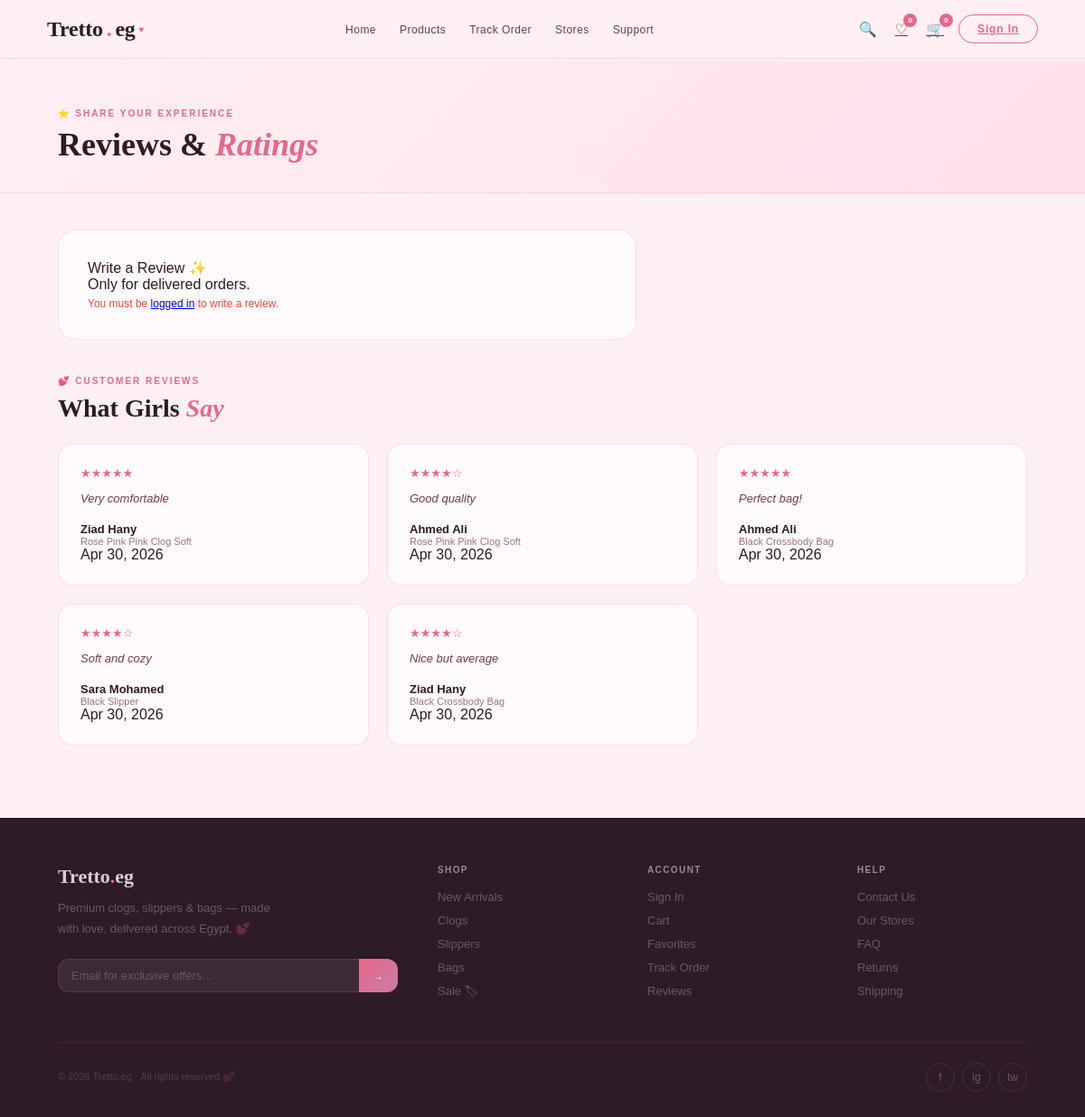
Before: /MVC/View/GUI/reviews.php with the older database file.
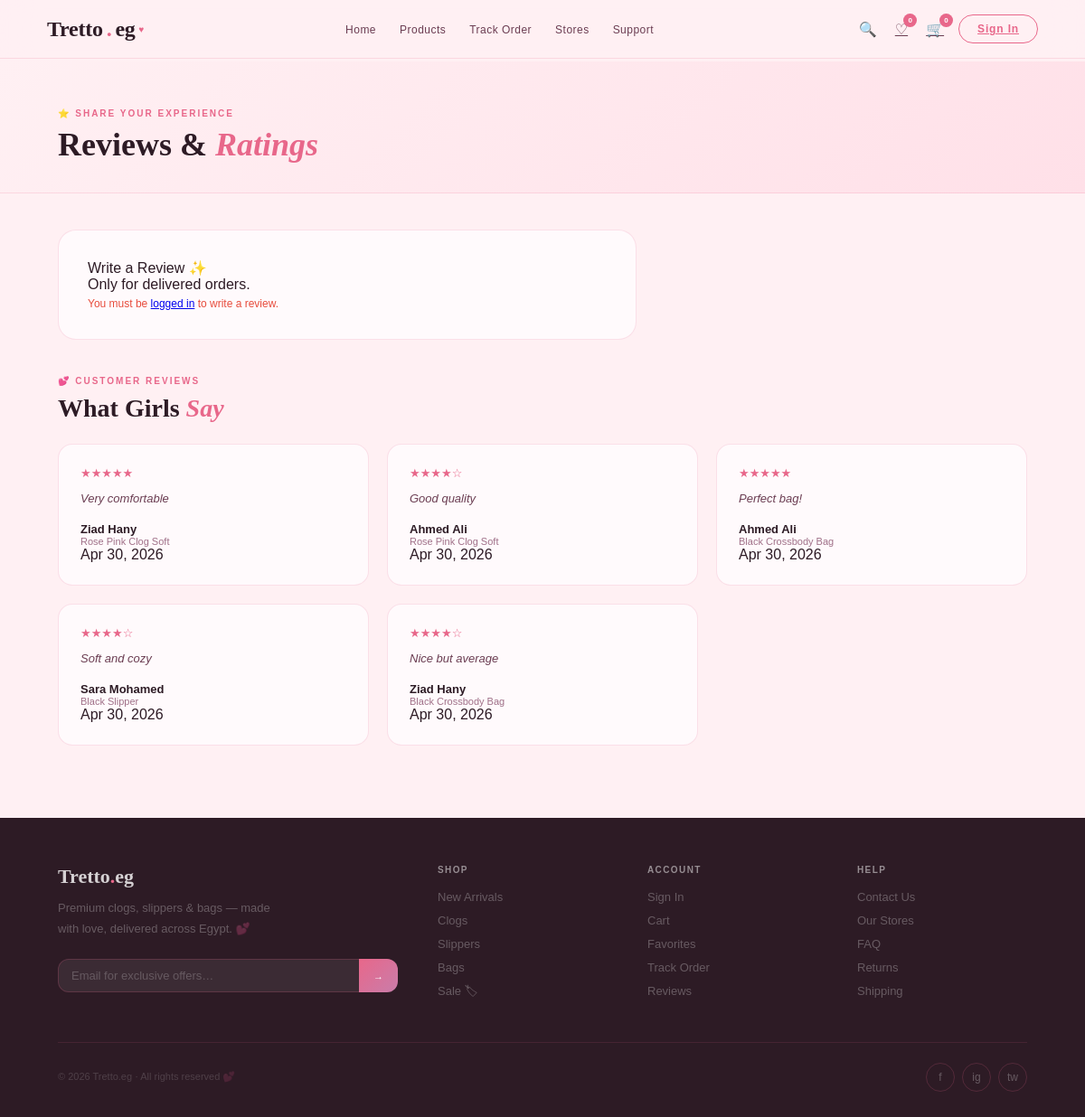
After: the same page with the newer database file.
### tables this page shows
CREATE TABLE review (
    review_ID INT PRIMARY KEY AUTO_INCREMENT,
    prod_ID INT,
    userID INT,
    rating DECIMAL(3,2),
    comment TEXT,
    reviewDate TIMESTAMP DEFAULT CURRENT_TIMESTAMP,
    helpful_count INT DEFAULT 0,
    FOREIGN KEY (prod_ID) REFERENCES product(PID) ON DELETE CASCADE,
    FOREIGN KEY (userID) REFERENCES users(userID) ON DELETE CASCADE
);

CREATE TABLE product (
    PID INT PRIMARY KEY AUTO_INCREMENT,
    name VARCHAR(255) NOT NULL,
    price DECIMAL(10,2) NOT NULL,
    descriptions TEXT,
    category VARCHAR(100),
    Number_Of_Sells INT DEFAULT 0,
    created_at TIMESTAMP DEFAULT CURRENT_TIMESTAMP,
    BranchID INT,
    FOREIGN KEY (BranchID) REFERENCES StoreLocation(BranchID)
);

CREATE TABLE users (
    userID INT PRIMARY KEY AUTO_INCREMENT,
    name VARCHAR(255),
    email VARCHAR(100) UNIQUE,
    phone VARCHAR(20),
    password VARCHAR(255),
    address VARCHAR(255),
    city VARCHAR(100),
    country VARCHAR(100),
    role ENUM('user','admin') DEFAULT 'user',
    registrationDate TIMESTAMP DEFAULT CURRENT_TIMESTAMP
);

### MVC/Model/reviews.php (called while the page is built, shortened)
<?php
class ReviewModel
{
    private mysqli $conn;
    public function __construct(mysqli $conn)
    {
        $this->conn = $conn;
    }
    public function getAllReviews(): array
    {
        $result = $this->conn->query("
            SELECT
                r.review_ID,
                r.rating,
                r.comment,
                r.reviewDate,
                r.helpful_count,
                u.name AS user_name,
                p.name AS product_name
            FROM review r
            LEFT JOIN users u ON r.userID = u.userID
            LEFT JOIN product p ON r.prod_ID = p.PID
            ORDER BY r.reviewDate DESC
        ");
        $reviews = [];
        while ($row = $result->fetch_assoc()) {
            $reviews[] = $row;
        }
        return $reviews;
    }
}

### MVC/View/GUI/reviews.php (the view, shortened to what this page needs)
<?php
if (!isset($reviews) || !isset($products)) {
    require_once __DIR__ . '/../../../db.php';
    require_once __DIR__ . '/../../Model/reviews.php';
    $model = new ReviewModel($conn);
    $reviews = $model->getAllReviews();
}
?>
<!DOCTYPE html>
<html lang="en">
<head>
    <link rel="stylesheet" href="../css/navbar.css">
    <link rel="stylesheet" href="../css/main.css">
    <link rel="stylesheet" href="../css/reviews.css">
</head>
<body>
    <?php include 'component/navbar.php'; ?>
    <div class="page" id="page-reviews">
        <div class="page-header">
            <div class="sec-tag">⭐ Share Your Experience</div>
            <h1 class="sec-title">Reviews & <em>Ratings</em></h1>
        </div>
        <div class="page-wrap">
            <div class="review-form-box">
                <div class="form-heading">Write a Review ✨</div>
                <div class="form-subheading">Only for delivered orders.</div>
                <?php if (!isset($_SESSION['userID'])): ?>
                    <div class="error-msg" style="display:block;">
                        You must be <a href="/Tretto.eg--System/MVC/View/GUI/login.php">logged in</a> to write a review.
                    </div>
                <?php elseif (empty($products)): ?>
                    <div class="error-msg" style="display:block;">
                        You have no delivered orders to review yet.
                    </div>
                <?php endif; ?>
            </div>
            <div style="margin-top:40px;">
                <div class="sec-tag">💕 Customer Reviews</div>
                <h2 class="sec-title" style="font-size:28px; margin-bottom:24px;">
                    What Girls <em>Say</em>
                </h2>
            </div>
            <div class="reviews-list" id="reviews-list">
                <?php if (!empty($reviews)): ?>
                    <?php foreach ($reviews as $row): ?>
                        <div class="rev-card">
                            <div class="rev-stars">
                                <?php
                                $stars = (int) round((float) $row['rating']);
                                echo str_repeat('★', $stars) . str_repeat('☆', 5 - $stars);
                                ?>
                            </div>
                            <p class="rev-text">
                                <?= $row['comment'] ?>
                            </p>
                            <div class="rev-name">
                                <?= $row['user_name'] ?? 'Anonymous' ?>
                            </div>
                            <div class="rev-prod">
                                <?= $row['product_name'] ?? 'Unknown Product' ?>
                            </div>
                            <div class="rev-date">
                                <?= date('M j, Y', strtotime($row['reviewDate'])) ?>
                            </div>
                        </div>
                    <?php endforeach; ?>
                <?php else: ?>
                    <p>No reviews yet. Be the first to share your experience!</p>
                <?php endif; ?>
            </div>
        </div>
    </div>
    <?php include 'component/footer.php'; ?>
</body>
</html>

Changed rows visible on the page:
changed through a linked row, review "Very comfortable": prod_ID.name "Rose Pink Pink Clog Soft" → "Rose Pink Clog Soft"
changed through a linked row, review "Good quality": prod_ID.name "Rose Pink Pink Clog Soft" → "Rose Pink Clog Soft"
